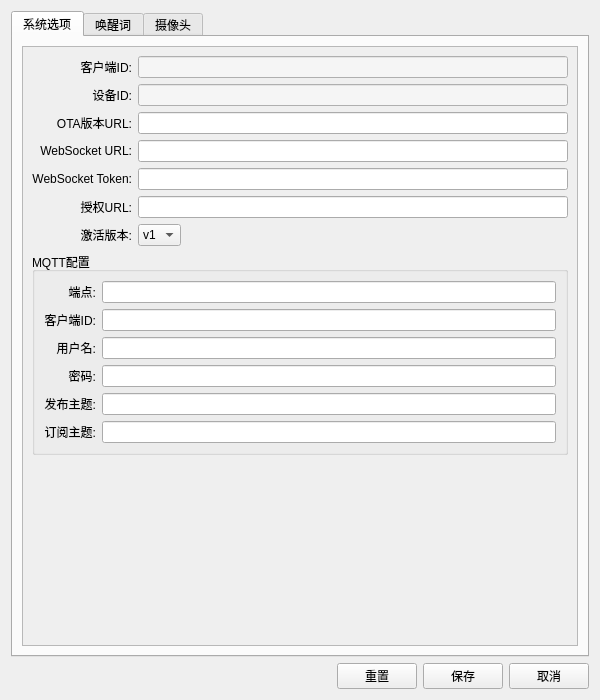
<?xml version="1.0" encoding="UTF-8"?>
<ui version="4.0">
 <class>SettingsWindow</class>
 <widget class="QDialog" name="SettingsWindow">
  <property name="geometry">
   <rect>
    <x>0</x>
    <y>0</y>
    <width>600</width>
    <height>700</height>
   </rect>
  </property>
  <property name="windowTitle">
   <string>参数配置</string>
  </property>
  <property name="modal">
   <bool>true</bool>
  </property>
  <layout class="QVBoxLayout" name="verticalLayout">
   <item>
    <widget class="QTabWidget" name="tabWidget">
     <property name="currentIndex">
      <number>0</number>
     </property>
     <widget class="QWidget" name="system_tab">
      <attribute name="title">
       <string>系统选项</string>
      </attribute>
      <layout class="QVBoxLayout" name="system_layout">
       <item>
        <widget class="QScrollArea" name="system_scroll">
         <property name="widgetResizable">
          <bool>true</bool>
         </property>
         <widget class="QWidget" name="system_content">
          <property name="geometry">
           <rect>
            <x>0</x>
            <y>0</y>
            <width>574</width>
            <height>474</height>
           </rect>
          </property>
          <layout class="QFormLayout" name="system_form">
           <property name="labelAlignment">
            <set>Qt::AlignRight|Qt::AlignVCenter</set>
           </property>
           <property name="fieldGrowthPolicy">
            <enum>QFormLayout::ExpandingFieldsGrow</enum>
           </property>
           <item row="0" column="0">
            <widget class="QLabel" name="client_id_label">
             <property name="text">
              <string>客户端ID:</string>
             </property>
             <property name="alignment">
              <set>Qt::AlignRight|Qt::AlignVCenter</set>
             </property>
            </widget>
           </item>
           <item row="0" column="1">
            <widget class="QLineEdit" name="client_id_edit">
             <property name="readOnly">
              <bool>true</bool>
             </property>
             <property name="styleSheet">
              <string>background-color: #f5f5f5;</string>
             </property>
            </widget>
           </item>
           <item row="1" column="0">
            <widget class="QLabel" name="device_id_label">
             <property name="text">
              <string>设备ID:</string>
             </property>
             <property name="alignment">
              <set>Qt::AlignRight|Qt::AlignVCenter</set>
             </property>
            </widget>
           </item>
           <item row="1" column="1">
            <widget class="QLineEdit" name="device_id_edit">
             <property name="readOnly">
              <bool>true</bool>
             </property>
             <property name="styleSheet">
              <string>background-color: #f5f5f5;</string>
             </property>
            </widget>
           </item>
           <item row="2" column="0">
            <widget class="QLabel" name="ota_url_label">
             <property name="text">
              <string>OTA版本URL:</string>
             </property>
             <property name="alignment">
              <set>Qt::AlignRight|Qt::AlignVCenter</set>
             </property>
            </widget>
           </item>
           <item row="2" column="1">
            <widget class="QLineEdit" name="ota_url_edit"/>
           </item>
           <item row="3" column="0">
            <widget class="QLabel" name="websocket_url_label">
             <property name="text">
              <string>WebSocket URL:</string>
             </property>
             <property name="alignment">
              <set>Qt::AlignRight|Qt::AlignVCenter</set>
             </property>
            </widget>
           </item>
           <item row="3" column="1">
            <widget class="QLineEdit" name="websocket_url_edit"/>
           </item>
           <item row="4" column="0">
            <widget class="QLabel" name="websocket_token_label">
             <property name="text">
              <string>WebSocket Token:</string>
             </property>
             <property name="alignment">
              <set>Qt::AlignRight|Qt::AlignVCenter</set>
             </property>
            </widget>
           </item>
           <item row="4" column="1">
            <widget class="QLineEdit" name="websocket_token_edit"/>
           </item>
           <item row="5" column="0">
            <widget class="QLabel" name="authorization_url_label">
             <property name="text">
              <string>授权URL:</string>
             </property>
             <property name="alignment">
              <set>Qt::AlignRight|Qt::AlignVCenter</set>
             </property>
            </widget>
           </item>
           <item row="5" column="1">
            <widget class="QLineEdit" name="authorization_url_edit"/>
           </item>
           <item row="6" column="0">
            <widget class="QLabel" name="activation_version_label">
             <property name="text">
              <string>激活版本:</string>
             </property>
             <property name="alignment">
              <set>Qt::AlignRight|Qt::AlignVCenter</set>
             </property>
            </widget>
           </item>
           <item row="6" column="1">
            <widget class="QComboBox" name="activation_version_combo">
             <item>
              <property name="text">
               <string>v1</string>
              </property>
             </item>
             <item>
              <property name="text">
               <string>v2</string>
              </property>
             </item>
            </widget>
           </item>
           <item row="7" column="0" colspan="2">
            <widget class="QGroupBox" name="mqtt_group">
             <property name="title">
              <string>MQTT配置</string>
             </property>
             <layout class="QFormLayout" name="mqtt_form">
              <property name="labelAlignment">
               <set>Qt::AlignRight|Qt::AlignVCenter</set>
              </property>
              <property name="fieldGrowthPolicy">
               <enum>QFormLayout::ExpandingFieldsGrow</enum>
              </property>
              <item row="0" column="0">
               <widget class="QLabel" name="mqtt_endpoint_label">
                <property name="text">
                 <string>端点:</string>
                </property>
                <property name="alignment">
                 <set>Qt::AlignRight|Qt::AlignVCenter</set>
                </property>
               </widget>
              </item>
              <item row="0" column="1">
               <widget class="QLineEdit" name="mqtt_endpoint_edit"/>
              </item>
              <item row="1" column="0">
               <widget class="QLabel" name="mqtt_client_id_label">
                <property name="text">
                 <string>客户端ID:</string>
                </property>
                <property name="alignment">
                 <set>Qt::AlignRight|Qt::AlignVCenter</set>
                </property>
               </widget>
              </item>
              <item row="1" column="1">
               <widget class="QLineEdit" name="mqtt_client_id_edit"/>
              </item>
              <item row="2" column="0">
               <widget class="QLabel" name="mqtt_username_label">
                <property name="text">
                 <string>用户名:</string>
                </property>
                <property name="alignment">
                 <set>Qt::AlignRight|Qt::AlignVCenter</set>
                </property>
               </widget>
              </item>
              <item row="2" column="1">
               <widget class="QLineEdit" name="mqtt_username_edit"/>
              </item>
              <item row="3" column="0">
               <widget class="QLabel" name="mqtt_password_label">
                <property name="text">
                 <string>密码:</string>
                </property>
                <property name="alignment">
                 <set>Qt::AlignRight|Qt::AlignVCenter</set>
                </property>
               </widget>
              </item>
              <item row="3" column="1">
               <widget class="QLineEdit" name="mqtt_password_edit">
                <property name="echoMode">
                 <enum>QLineEdit::Password</enum>
                </property>
               </widget>
              </item>
              <item row="4" column="0">
               <widget class="QLabel" name="mqtt_publish_topic_label">
                <property name="text">
                 <string>发布主题:</string>
                </property>
                <property name="alignment">
                 <set>Qt::AlignRight|Qt::AlignVCenter</set>
                </property>
               </widget>
              </item>
              <item row="4" column="1">
               <widget class="QLineEdit" name="mqtt_publish_topic_edit"/>
              </item>
              <item row="5" column="0">
               <widget class="QLabel" name="mqtt_subscribe_topic_label">
                <property name="text">
                 <string>订阅主题:</string>
                </property>
                <property name="alignment">
                 <set>Qt::AlignRight|Qt::AlignVCenter</set>
                </property>
               </widget>
              </item>
              <item row="5" column="1">
               <widget class="QLineEdit" name="mqtt_subscribe_topic_edit"/>
              </item>
             </layout>
            </widget>
           </item>
          </layout>
         </widget>
        </widget>
       </item>
      </layout>
     </widget>
     <widget class="QWidget" name="wake_word_tab">
      <attribute name="title">
       <string>唤醒词</string>
      </attribute>
      <layout class="QVBoxLayout" name="wake_word_layout">
       <item>
        <widget class="QScrollArea" name="wake_word_scroll">
         <property name="widgetResizable">
          <bool>true</bool>
         </property>
         <widget class="QWidget" name="wake_word_content">
          <property name="geometry">
           <rect>
            <x>0</x>
            <y>0</y>
            <width>574</width>
            <height>262</height>
           </rect>
          </property>
          <layout class="QFormLayout" name="wake_word_form">
           <property name="labelAlignment">
            <set>Qt::AlignRight|Qt::AlignVCenter</set>
           </property>
           <property name="fieldGrowthPolicy">
            <enum>QFormLayout::ExpandingFieldsGrow</enum>
           </property>
           <item row="0" column="0">
            <widget class="QLabel" name="use_wake_word_label">
             <property name="text">
              <string>启用唤醒词:</string>
             </property>
             <property name="alignment">
              <set>Qt::AlignRight|Qt::AlignVCenter</set>
             </property>
            </widget>
           </item>
           <item row="0" column="1">
            <widget class="QCheckBox" name="use_wake_word_check"/>
           </item>
           <item row="1" column="0">
            <widget class="QLabel" name="model_path_label">
             <property name="text">
              <string>模型路径:</string>
             </property>
             <property name="alignment">
              <set>Qt::AlignRight|Qt::AlignVCenter</set>
             </property>
            </widget>
           </item>
           <item row="1" column="1">
            <layout class="QHBoxLayout" name="model_path_layout">
             <item>
              <widget class="QLineEdit" name="model_path_edit"/>
             </item>
             <item>
              <widget class="QPushButton" name="model_path_btn">
               <property name="text">
                <string>浏览</string>
               </property>
              </widget>
             </item>
            </layout>
           </item>
           <item row="2" column="0">
            <widget class="QLabel" name="wake_words_label">
             <property name="text">
              <string>唤醒词列表:</string>
             </property>
             <property name="alignment">
              <set>Qt::AlignRight|Qt::AlignTop</set>
             </property>
            </widget>
           </item>
           <item row="2" column="1">
            <layout class="QVBoxLayout" name="wake_words_layout">
             <item>
              <widget class="QTextEdit" name="wake_words_edit">
               <property name="maximumSize">
                <size>
                 <width>16777215</width>
                 <height>100</height>
                </size>
               </property>
               <property name="placeholderText">
                <string>每行一个唤醒词</string>
               </property>
              </widget>
             </item>
             <item>
              <widget class="QLabel" name="wake_words_hint">
               <property name="text">
                <string>提示: 每行输入一个唤醒词，如"小智"、"小美"</string>
               </property>
               <property name="styleSheet">
                <string>color: #666; font-size: 11px;</string>
               </property>
              </widget>
             </item>
            </layout>
           </item>
          </layout>
         </widget>
        </widget>
       </item>
      </layout>
     </widget>
     <widget class="QWidget" name="camera_tab">
      <attribute name="title">
       <string>摄像头</string>
      </attribute>
      <layout class="QVBoxLayout" name="camera_layout">
       <item>
        <widget class="QScrollArea" name="camera_scroll">
         <property name="widgetResizable">
          <bool>true</bool>
         </property>
         <widget class="QWidget" name="camera_content">
          <property name="geometry">
           <rect>
            <x>0</x>
            <y>0</y>
            <width>574</width>
            <height>345</height>
           </rect>
          </property>
          <layout class="QFormLayout" name="camera_form">
           <property name="labelAlignment">
            <set>Qt::AlignRight|Qt::AlignVCenter</set>
           </property>
           <property name="fieldGrowthPolicy">
            <enum>QFormLayout::ExpandingFieldsGrow</enum>
           </property>
           <item row="0" column="0">
            <widget class="QLabel" name="camera_index_label">
             <property name="text">
              <string>摄像头索引:</string>
             </property>
             <property name="alignment">
              <set>Qt::AlignRight|Qt::AlignVCenter</set>
             </property>
            </widget>
           </item>
           <item row="0" column="1">
            <widget class="QSpinBox" name="camera_index_spin">
             <property name="minimum">
              <number>0</number>
             </property>
             <property name="maximum">
              <number>10</number>
             </property>
            </widget>
           </item>
           <item row="1" column="0">
            <widget class="QLabel" name="frame_width_label">
             <property name="text">
              <string>画面宽度:</string>
             </property>
             <property name="alignment">
              <set>Qt::AlignRight|Qt::AlignVCenter</set>
             </property>
            </widget>
           </item>
           <item row="1" column="1">
            <widget class="QSpinBox" name="frame_width_spin">
             <property name="minimum">
              <number>320</number>
             </property>
             <property name="maximum">
              <number>1920</number>
             </property>
             <property name="singleStep">
              <number>10</number>
             </property>
             <property name="value">
              <number>640</number>
             </property>
            </widget>
           </item>
           <item row="2" column="0">
            <widget class="QLabel" name="frame_height_label">
             <property name="text">
              <string>画面高度:</string>
             </property>
             <property name="alignment">
              <set>Qt::AlignRight|Qt::AlignVCenter</set>
             </property>
            </widget>
           </item>
           <item row="2" column="1">
            <widget class="QSpinBox" name="frame_height_spin">
             <property name="minimum">
              <number>240</number>
             </property>
             <property name="maximum">
              <number>1080</number>
             </property>
             <property name="singleStep">
              <number>10</number>
             </property>
             <property name="value">
              <number>480</number>
             </property>
            </widget>
           </item>
           <item row="3" column="0">
            <widget class="QLabel" name="fps_label">
             <property name="text">
              <string>帧率:</string>
             </property>
             <property name="alignment">
              <set>Qt::AlignRight|Qt::AlignVCenter</set>
             </property>
            </widget>
           </item>
           <item row="3" column="1">
            <widget class="QSpinBox" name="fps_spin">
             <property name="minimum">
              <number>1</number>
             </property>
             <property name="maximum">
              <number>60</number>
             </property>
             <property name="value">
              <number>30</number>
             </property>
            </widget>
           </item>
           <item row="4" column="0">
            <widget class="QLabel" name="local_vl_url_label">
             <property name="text">
              <string>本地VL URL:</string>
             </property>
             <property name="alignment">
              <set>Qt::AlignRight|Qt::AlignVCenter</set>
             </property>
            </widget>
           </item>
           <item row="4" column="1">
            <widget class="QLineEdit" name="local_vl_url_edit"/>
           </item>
           <item row="5" column="0">
            <widget class="QLabel" name="vl_api_key_label">
             <property name="text">
              <string>VL API Key:</string>
             </property>
             <property name="alignment">
              <set>Qt::AlignRight|Qt::AlignVCenter</set>
             </property>
            </widget>
           </item>
           <item row="5" column="1">
            <widget class="QLineEdit" name="vl_api_key_edit">
             <property name="echoMode">
              <enum>QLineEdit::Password</enum>
             </property>
            </widget>
           </item>
           <item row="6" column="0">
            <widget class="QLabel" name="models_label">
             <property name="text">
              <string>模型:</string>
             </property>
             <property name="alignment">
              <set>Qt::AlignRight|Qt::AlignVCenter</set>
             </property>
            </widget>
           </item>
           <item row="6" column="1">
            <widget class="QLineEdit" name="models_edit"/>
           </item>
          </layout>
         </widget>
        </widget>
       </item>
      </layout>
     </widget>
    </widget>
   </item>
   <item>
    <layout class="QHBoxLayout" name="button_layout">
     <item>
      <spacer name="button_spacer">
       <property name="orientation">
        <enum>Qt::Horizontal</enum>
       </property>
       <property name="sizeHint" stdset="0">
        <size>
         <width>40</width>
         <height>20</height>
        </size>
       </property>
      </spacer>
     </item>
     <item>
      <widget class="QPushButton" name="reset_btn">
       <property name="text">
        <string>重置</string>
       </property>
      </widget>
     </item>
     <item>
      <widget class="QPushButton" name="save_btn">
       <property name="text">
        <string>保存</string>
       </property>
      </widget>
     </item>
     <item>
      <widget class="QPushButton" name="cancel_btn">
       <property name="text">
        <string>取消</string>
       </property>
      </widget>
     </item>
    </layout>
   </item>
  </layout>
 </widget>
 <resources/>
 <connections/>
</ui>
